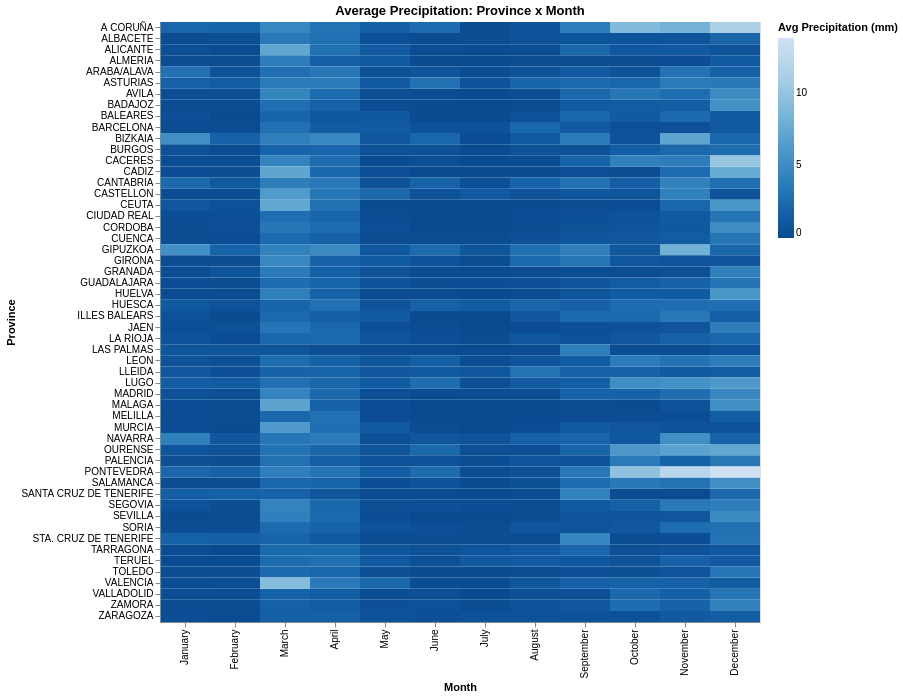

Notebook source saved alongside this figure:
### Markdown cell above
### 1.2. Mapa de calor — Precipitación media: provincia × mes

**Tipo:** Mapa de calor (heatmap)
**Datos:** Precipitación promedio por provincia y mes

### Code cell
heatmap_precip_mean = (df
    .group_by(["provincia", "mes"])
    .agg(pl.col("precipitacion").mean().alias("precip_mean"))
    .with_columns(pl.col("mes").cast(pl.Enum(month_order)))
    .sort("mes")
    .to_pandas()
)

alt.Chart(heatmap_precip_mean).mark_rect().encode(
    x=alt.X("mes:N", title="Month", sort=list(month_order)),
    y=alt.Y("provincia:N", title="Province"),
    color=alt.Color("precip_mean:Q", title="Avg Precipitation (mm)",
                    scale=alt.Scale(scheme="blues", reverse=True)),
    tooltip=["provincia", "mes", alt.Tooltip("precip_mean", format=".1f")]
).properties(
    title="Average Precipitation: Province x Month",
    width=600,
    height=600
).interactive().show()

### Figure 1 — Vega specification as saved in the notebook (floating-point values rounded to 4 significant figures; data arrays with more than 128 entries replaced by an {"elided": "..."} marker saying what was removed)
{"$schema": "https://vega.github.io/schema/vega/v6.json", "data": [{"name": "param_1e9efca18e7a2868_store"}, {"name": "source_0"}, {"name": "data_0", "values": {"elided": "648 records"}}, {"name": "source_0_x_domain_mes", "values": [{"mes": "January", "sort_field": 12.0}, {"mes": "February", "sort_field": 12.0}, {"mes": "March", "sort_field": 12.0}, {"mes": "April", "sort_field": 12.0}, {"mes": "May", "sort_field": 12.0}, {"mes": "June", "sort_field": 12.0}, {"mes": "July", "sort_field": 12.0}, {"mes": "August", "sort_field": 12.0}, {"mes": "September", "sort_field": 12.0}, {"mes": "October", "sort_field": 12.0}, {"mes": "November", "sort_field": 12.0}, {"mes": "December", "sort_field": 12.0}]}, {"name": "data_0_y_domain_provincia", "values": [{"provincia": "NAVARRA"}, {"provincia": "LUGO"}, {"provincia": "LLEIDA"}, {"provincia": "BALEARES"}, {"provincia": "GUADALAJARA"}, {"provincia": "ASTURIAS"}, {"provincia": "TOLEDO"}, {"provincia": "ARABA/ALAVA"}, {"provincia": "BARCELONA"}, {"provincia": "SEGOVIA"}, {"provincia": "CUENCA"}, {"provincia": "MADRID"}, {"provincia": "CIUDAD REAL"}, {"provincia": "CANTABRIA"}, {"provincia": "ALICANTE"}, {"provincia": "A CORUÑA"}, {"provincia": "ZARAGOZA"}, {"provincia": "PONTEVEDRA"}, {"provincia": "TARRAGONA"}, {"provincia": "GRANADA"}, {"provincia": "HUELVA"}, {"provincia": "SEVILLA"}, {"provincia": "ZAMORA"}, {"provincia": "VALENCIA"}, {"provincia": "HUESCA"}, {"provincia": "STA. CRUZ DE TENERIFE"}, {"provincia": "LA RIOJA"}, {"provincia": "CORDOBA"}, {"provincia": "CEUTA"}, {"provincia": "BADAJOZ"}, {"provincia": "TERUEL"}, {"provincia": "MALAGA"}, {"provincia": "BIZKAIA"}, {"provincia": "SANTA CRUZ DE TENERIFE"}, {"provincia": "ILLES BALEARS"}, {"provincia": "LEON"}, {"provincia": "CACERES"}, {"provincia": "JAEN"}, {"provincia": "BURGOS"}, {"provincia": "ALMERIA"}, {"provincia": "GIPUZKOA"}, {"provincia": "SALAMANCA"}, {"provincia": "GIRONA"}, {"provincia": "CADIZ"}, {"provincia": "ALBACETE"}, {"provincia": "OURENSE"}, {"provincia": "VALLADOLID"}, {"provincia": "MELILLA"}, {"provincia": "MURCIA"}, {"provincia": "CASTELLON"}, {"provincia": "PALENCIA"}, {"provincia": "AVILA"}, {"provincia": "LAS PALMAS"}, {"provincia": "SORIA"}]}, {"name": "data_0_color_domain_precip_mean", "values": [{"min": 0.0, "max": 13.78}]}], "signals": [{"name": "unit", "value": {}, "on": [{"events": "pointermove", "update": "isTuple(group()) ? group() : unit"}]}, {"name": "param_1e9efca18e7a2868", "update": "vlSelectionResolve(\"param_1e9efca18e7a2868_store\", \"union\")"}, {"name": "param_1e9efca18e7a2868_mes", "on": [{"events": [{"source": "view", "type": "dblclick"}], "update": "null"}, {"events": {"signal": "param_1e9efca18e7a2868_translate_delta"}, "update": "panLinear(param_1e9efca18e7a2868_translate_anchor.extent_x, -param_1e9efca18e7a2868_translate_delta.x / width)"}, {"events": {"signal": "param_1e9efca18e7a2868_zoom_delta"}, "update": "zoomLinear(domain(\"x\"), param_1e9efca18e7a2868_zoom_anchor.x, param_1e9efca18e7a2868_zoom_delta)"}]}, {"name": "param_1e9efca18e7a2868_provincia", "on": [{"events": [{"source": "view", "type": "dblclick"}], "update": "null"}, {"events": {"signal": "param_1e9efca18e7a2868_translate_delta"}, "update": "panLinear(param_1e9efca18e7a2868_translate_anchor.extent_y, param_1e9efca18e7a2868_translate_delta.y / height)"}, {"events": {"signal": "param_1e9efca18e7a2868_zoom_delta"}, "update": "zoomLinear(domain(\"y\"), param_1e9efca18e7a2868_zoom_anchor.y, param_1e9efca18e7a2868_zoom_delta)"}]}, {"name": "param_1e9efca18e7a2868_tuple", "on": [{"events": [{"signal": "param_1e9efca18e7a2868_mes || param_1e9efca18e7a2868_provincia"}], "update": "param_1e9efca18e7a2868_mes && param_1e9efca18e7a2868_provincia ? {unit: \"\", fields: param_1e9efca18e7a2868_tuple_fields, values: [param_1e9efca18e7a2868_mes,param_1e9efca18e7a2868_provincia]} : null"}]}, {"name": "param_1e9efca18e7a2868_tuple_fields", "value": [{"field": "mes", "channel": "x", "type": "E"}, {"field": "provincia", "channel": "y", "type": "E"}]}, {"name": "param_1e9efca18e7a2868_translate_anchor", "value": {}, "on": [{"events": [{"source": "scope", "type": "pointerdown"}], "update": "{x: x(unit), y: y(unit), extent_x: domain(\"x\"), extent_y: domain(\"y\")}"}]}, {"name": "param_1e9efca18e7a2868_translate_delta", "value": {}, "on": [{"events": [{"source": "window", "between": [{"source": "scope", "type": "pointerdown"}, {"source": "window", "type": "pointerup"}], "type": "pointermove", "consume": true}], "update": "{x: param_1e9efca18e7a2868_translate_anchor.x - x(unit), y: param_1e9efca18e7a2868_translate_anchor.y - y(unit)}"}]}, {"name": "param_1e9efca18e7a2868_zoom_anchor", "on": [{"events": [{"source": "scope", "type": "wheel", "consume": true}], "update": "{x: invert(\"x\", x(unit)), y: invert(\"y\", y(unit))}"}]}, {"name": "param_1e9efca18e7a2868_zoom_delta", "on": [{"events": [{"source": "scope", "consume": true, "type": "wheel"}], "update": "pow(1.001, event.deltaY * pow(16, event.deltaMode))", "force": true}]}, {"name": "param_1e9efca18e7a2868_modify", "on": [{"events": {"signal": "param_1e9efca18e7a2868_tuple"}, "update": "modify(\"param_1e9efca18e7a2868_store\", param_1e9efca18e7a2868_tuple, true)"}]}], "marks": [{"type": "rect", "name": "marks", "from": {"data": "data_0"}, "encode": {"update": {"tooltip": {"signal": "{\"provincia\": isValid(datum[\"provincia\"]) ? isArray(datum[\"provincia\"]) ? join(datum[\"provincia\"], '\\n') : datum[\"provincia\"] : \"\"+datum[\"provincia\"], \"mes\": isValid(datum[\"mes\"]) ? isArray(datum[\"mes\"]) ? join(datum[\"mes\"], '\\n') : datum[\"mes\"] : \"\"+datum[\"mes\"], \"precip_mean\": format(datum[\"precip_mean\"], \".1f\")}"}, "x": {"field": "mes", "scale": "x"}, "height": {"signal": "max(0.25, bandwidth('y'))"}, "fill": {"field": "precip_mean", "scale": "color"}, "width": {"signal": "max(0.25, bandwidth('x'))"}, "y": {"field": "provincia", "scale": "y"}}}, "style": ["rect"], "interactive": true}], "scales": [{"name": "x", "type": "band", "domain": {"data": "source_0_x_domain_mes", "field": "mes", "sort": {"op": "max", "field": "sort_field"}}, "range": [0, {"signal": "width"}], "paddingInner": 0, "paddingOuter": 0}, {"name": "y", "type": "band", "domain": {"data": "data_0_y_domain_provincia", "field": "provincia", "sort": true}, "range": [0, {"signal": "height"}], "paddingOuter": 0, "paddingInner": 0}, {"name": "color", "type": "linear", "domain": [{"signal": "(data(\"data_0_color_domain_precip_mean\")[0] || {}).min"}, {"signal": "(data(\"data_0_color_domain_precip_mean\")[0] || {}).max"}], "range": {"scheme": "blues"}, "zero": false, "reverse": true, "interpolate": "hcl"}], "axes": [{"scale": "x", "grid": false, "title": "Month", "orient": "bottom", "labelAlign": "right", "labelBaseline": "middle", "zindex": 1, "labelAngle": 270}, {"scale": "y", "title": "Province", "orient": "left", "grid": false, "zindex": 1}], "title": {"text": "Average Precipitation: Province x Month", "frame": "group"}, "height": 600, "style": "cell", "legends": [{"title": "Avg Precipitation (mm)", "fill": "color", "gradientLength": {"signal": "clamp(height, 64, 200)"}}], "background": "white", "padding": 5, "width": 600}
